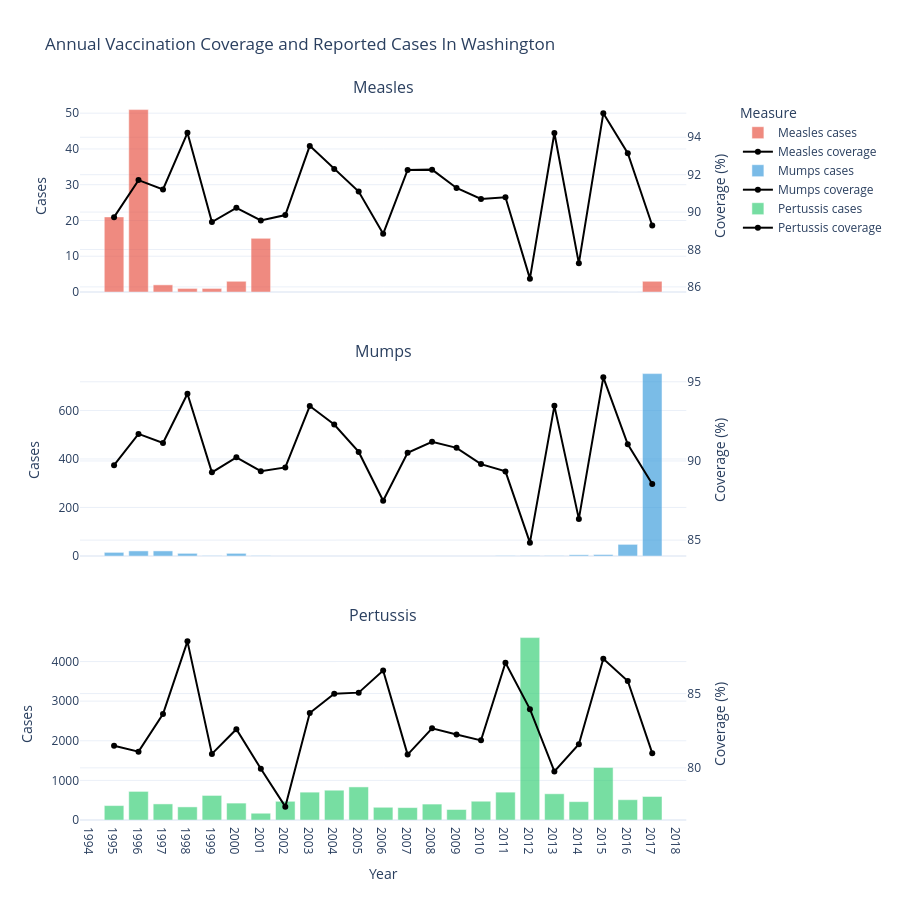

Notebook source saved alongside this figure:
### Code cell
graph_coverage_cases_df(washington_yearly_coverage_cases_df, 'Washington')

### Figure 1 — Plotly figure (JSON) as saved in the notebook; plotly's stock layout.template omitted (floating-point values rounded to 4 significant figures)
{"data": [{"hovertemplate": "Year: %{x}<br>Cases: %{y:,.0f}<extra></extra>", "marker": {"color": "#E74C3C"}, "name": "Measles cases", "opacity": 0.65, "type": "bar", "x": [1995, 1996, 1997, 1998, 1999, 2000, 2001, 2002, 2003, 2004, 2005, 2006, 2007, 2008, 2009, 2010, 2011, 2012, 2013, 2014, 2015, 2016, 2017], "xaxis": "x", "y": [21.0, 51.0, 2.0, 1.0, 1.0, 3.0, 15.0, NaN, NaN, NaN, NaN, NaN, NaN, NaN, NaN, NaN, NaN, NaN, NaN, NaN, NaN, 0.0, 3.0], "yaxis": "y"}, {"hovertemplate": "Year: %{x}<br>Coverage: %{y:.2f}%<extra></extra>", "line": {"color": "black", "width": 2}, "marker": {"size": 6}, "mode": "lines+markers", "name": "Measles coverage", "type": "scatter", "x": [1995, 1996, 1997, 1998, 1999, 2000, 2001, 2002, 2003, 2004, 2005, 2006, 2007, 2008, 2009, 2010, 2011, 2012, 2013, 2014, 2015, 2016, 2017], "xaxis": "x", "y": [89.73, 91.71, 91.21, 94.24, 89.47, 90.23, 89.55, 89.84, 93.54, 92.3, 91.1, 88.84, 92.25, 92.27, 91.29, 90.7, 90.79, 86.44, 94.23, 87.26, 95.28, 93.15, 89.28], "yaxis": "y2"}, {"hovertemplate": "Year: %{x}<br>Cases: %{y:,.0f}<extra></extra>", "marker": {"color": "#3498DB"}, "name": "Mumps cases", "opacity": 0.65, "type": "bar", "x": [1995, 1996, 1997, 1998, 1999, 2000, 2001, 2002, 2003, 2004, 2005, 2006, 2007, 2008, 2009, 2010, 2011, 2012, 2013, 2014, 2015, 2016, 2017], "xaxis": "x2", "y": [15.0, 21.0, 21.0, 11.0, 2.0, 11.0, 2.0, NaN, NaN, NaN, NaN, NaN, NaN, NaN, NaN, NaN, 2.0, 2.0, 2.0, 5.0, 6.0, 48.0, 752.0], "yaxis": "y3"}, {"hovertemplate": "Year: %{x}<br>Coverage: %{y:.2f}%<extra></extra>", "line": {"color": "black", "width": 2}, "marker": {"size": 6}, "mode": "lines+markers", "name": "Mumps coverage", "type": "scatter", "x": [1995, 1996, 1997, 1998, 1999, 2000, 2001, 2002, 2003, 2004, 2005, 2006, 2007, 2008, 2009, 2010, 2011, 2012, 2013, 2014, 2015, 2016, 2017], "xaxis": "x2", "y": [89.73, 91.71, 91.14, 94.24, 89.28, 90.23, 89.35, 89.59, 93.47, 92.3, 90.57, 87.49, 90.52, 91.21, 90.83, 89.8, 89.34, 84.84, 93.48, 86.34, 95.28, 91.05, 88.54], "yaxis": "y4"}, {"hovertemplate": "Year: %{x}<br>Cases: %{y:,.0f}<extra></extra>", "marker": {"color": "#2ECC71"}, "name": "Pertussis cases", "opacity": 0.65, "type": "bar", "x": [1995, 1996, 1997, 1998, 1999, 2000, 2001, 2002, 2003, 2004, 2005, 2006, 2007, 2008, 2009, 2010, 2011, 2012, 2013, 2014, 2015, 2016, 2017], "xaxis": "x3", "y": [364.0, 722.0, 406.0, 331.0, 620.0, 427.0, 171.0, 472.0, 703.0, 752.0, 835.0, 321.0, 313.0, 402.0, 265.0, 474.0, 703.0, 4604.0, 662.0, 463.0, 1324.0, 512.0, 594.0], "yaxis": "y5"}, {"hovertemplate": "Year: %{x}<br>Coverage: %{y:.2f}%<extra></extra>", "line": {"color": "black", "width": 2}, "marker": {"size": 6}, "mode": "lines+markers", "name": "Pertussis coverage", "type": "scatter", "x": [1995, 1996, 1997, 1998, 1999, 2000, 2001, 2002, 2003, 2004, 2005, 2006, 2007, 2008, 2009, 2010, 2011, 2012, 2013, 2014, 2015, 2016, 2017], "xaxis": "x3", "y": [81.49, 81.09, 83.62, 88.51, 80.94, 82.6, 79.94, 77.39, 83.69, 84.98, 85.06, 86.55, 80.89, 82.66, 82.25, 81.85, 87.07, 83.95, 79.76, 81.59, 87.34, 85.84, 80.99], "yaxis": "y6"}], "layout": {"annotations": [{"font": {"size": 16}, "showarrow": false, "text": "Measles", "x": 0.47, "xanchor": "center", "xref": "paper", "y": 1, "yanchor": "bottom", "yref": "paper"}, {"font": {"size": 16}, "showarrow": false, "text": "Mumps", "x": 0.47, "xanchor": "center", "xref": "paper", "y": 0.6333, "yanchor": "bottom", "yref": "paper"}, {"font": {"size": 16}, "showarrow": false, "text": "Pertussis", "x": 0.47, "xanchor": "center", "xref": "paper", "y": 0.2667, "yanchor": "bottom", "yref": "paper"}], "bargap": 0.2, "height": 900, "hovermode": "x unified", "legend": {"title": {"text": "Measure"}}, "title": {"text": "Annual Vaccination Coverage and Reported Cases In Washington"}, "xaxis": {"anchor": "y", "domain": [0, 0.94], "matches": "x3", "showticklabels": false}, "xaxis2": {"anchor": "y3", "domain": [0, 0.94], "matches": "x3", "showticklabels": false}, "xaxis3": {"anchor": "y5", "domain": [0, 0.94], "dtick": 1, "title": {"text": "Year"}}, "yaxis": {"anchor": "x", "domain": [0.7333, 1], "title": {"text": "Cases"}}, "yaxis2": {"anchor": "x", "overlaying": "y", "side": "right", "title": {"text": "Coverage (%)"}}, "yaxis3": {"anchor": "x2", "domain": [0.3667, 0.6333], "title": {"text": "Cases"}}, "yaxis4": {"anchor": "x2", "overlaying": "y3", "side": "right", "title": {"text": "Coverage (%)"}}, "yaxis5": {"anchor": "x3", "domain": [0, 0.2667], "title": {"text": "Cases"}}, "yaxis6": {"anchor": "x3", "overlaying": "y5", "side": "right", "title": {"text": "Coverage (%)"}}}}
